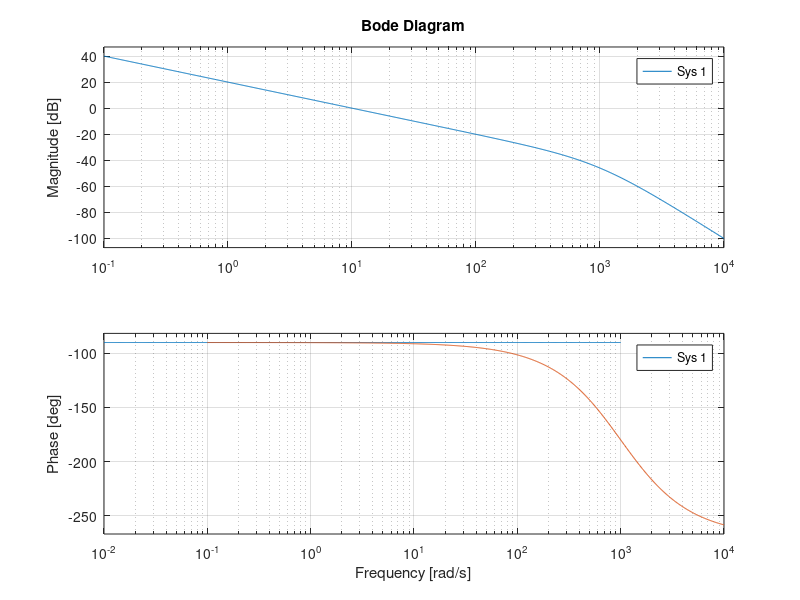
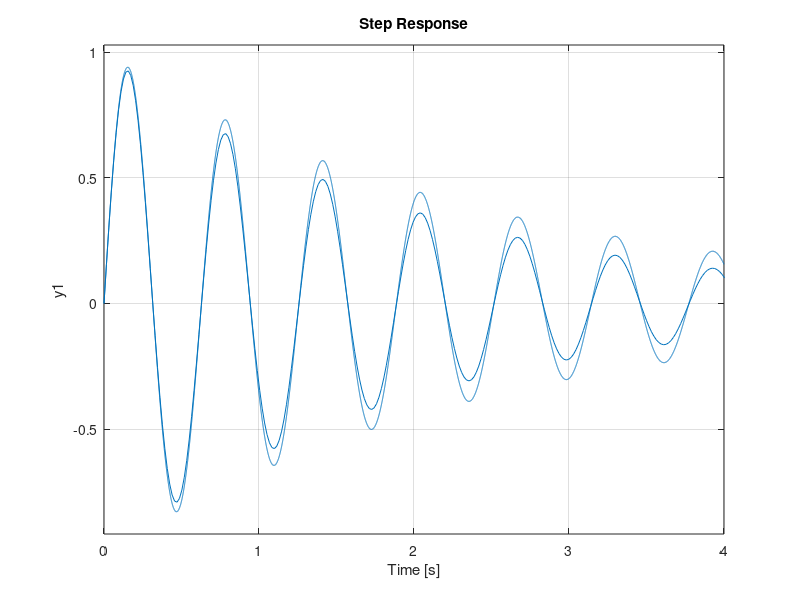

MATLAB code to generate these figures, in order:
clear all
close all

s = tf('s');
G = 20/((s + 1)*((s/20)^2+s/20+1));
Gd = 10/(s+1);

% wc = 3/0.2; %tr = 0.2s
wc = 10;    %attenuation Gd
phi0 = 60;      %D = 10%

w0 = 100*wc;

Fy = wc/(s*G);
Fym = w0^2*Fy/(s+w0)^2;

bode(Fy*G);
hold on
bode(Fym*G);
figure
step(feedback(Gd,Fy*G));
hold on
step(feedback(Gd,Fym*G));

% S = 10^(66/20)*wc/(s*(s^2+2*ksi*w0*s+w0^2));
% Gdc = minreal(feedback(Gd,S));


% 
% %--------------------
% % Phase-lag action
% %--------------------
% gamma = 0;
% Ti = 10;
% 
% Flag = (Ti*s+1)/(Ti*s+gamma);
% 
% %--------------------
% % Phase-lead action
% %--------------------
% 
% [m,p] = bode(G*Flag,omegaC);
% p = p - 360;
% [Gm,Pm,wp,wc] = margin(G*Flag);
% 
% phim = phi0 - (180+p);
% a = (1 - sin(phim*pi/180))/(1 + sin(phim*pi/180));
% T = 1 / (omegaC * sqrt(a));
% K = sqrt(a)/m;
% 
% Flead = K*(1+T*s)/(1 + a*T*s);
% % margin(F)
% % margin(F*G);
% 
% Gc = G*Flag*Flead;
% 
% figure
% hold on
% step(G);
% step(feedback(Gc,1));
% 
% figure
% hold on
% margin(G*Flag)
% margin(Flag*Flead)
% margin(Gc)
% 
% S = stepinfo(feedback(Gc,1));
% 
% figure
% bode(feedback(Gc,1));
